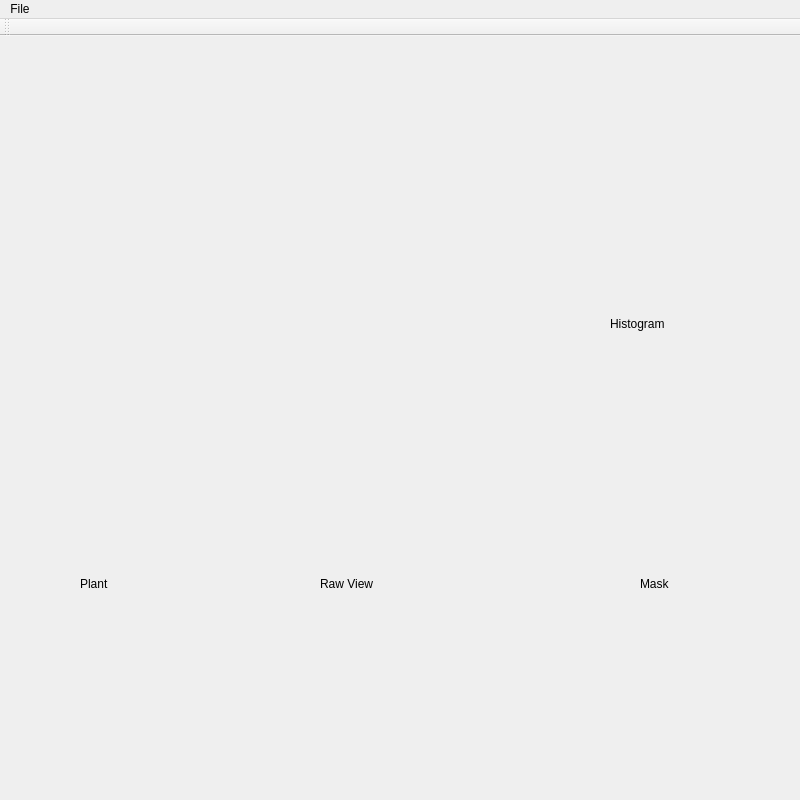
<?xml version="1.0" encoding="UTF-8"?>
<ui version="4.0">
 <class>MainWindow</class>
 <widget class="QMainWindow" name="MainWindow">
  <property name="geometry">
   <rect>
    <x>0</x>
    <y>0</y>
    <width>800</width>
    <height>800</height>
   </rect>
  </property>
  <property name="minimumSize">
   <size>
    <width>800</width>
    <height>800</height>
   </size>
  </property>
  <property name="maximumSize">
   <size>
    <width>1920</width>
    <height>1080</height>
   </size>
  </property>
  <property name="windowTitle">
   <string>Photogon Main Men</string>
  </property>
  <property name="autoFillBackground">
   <bool>false</bool>
  </property>
  <widget class="QWidget" name="centralWidget">
   <property name="enabled">
    <bool>true</bool>
   </property>
   <widget class="QWidget" name="horizontalLayoutWidget">
    <property name="geometry">
     <rect>
      <x>20</x>
      <y>560</y>
      <width>761</width>
      <height>201</height>
     </rect>
    </property>
    <layout class="QHBoxLayout" name="horizontalLayout">
     <item>
      <widget class="QLabel" name="labels1">
       <property name="minimumSize">
        <size>
         <width>0</width>
         <height>0</height>
        </size>
       </property>
       <property name="text">
        <string/>
       </property>
      </widget>
     </item>
     <item>
      <widget class="QLabel" name="labels3">
       <property name="text">
        <string/>
       </property>
      </widget>
     </item>
     <item>
      <widget class="QLabel" name="labels2">
       <property name="text">
        <string/>
       </property>
      </widget>
     </item>
    </layout>
   </widget>
   <widget class="QLabel" name="label">
    <property name="geometry">
     <rect>
      <x>80</x>
      <y>540</y>
      <width>59</width>
      <height>16</height>
     </rect>
    </property>
    <property name="text">
     <string>Plant</string>
    </property>
   </widget>
   <widget class="QLabel" name="label_2">
    <property name="geometry">
     <rect>
      <x>320</x>
      <y>540</y>
      <width>59</width>
      <height>16</height>
     </rect>
    </property>
    <property name="text">
     <string>Raw View</string>
    </property>
   </widget>
   <widget class="QLabel" name="label_3">
    <property name="geometry">
     <rect>
      <x>640</x>
      <y>540</y>
      <width>59</width>
      <height>16</height>
     </rect>
    </property>
    <property name="text">
     <string>Mask</string>
    </property>
   </widget>
   <widget class="QLabel" name="histogram">
    <property name="geometry">
     <rect>
      <x>500</x>
      <y>310</y>
      <width>280</width>
      <height>200</height>
     </rect>
    </property>
    <property name="text">
     <string/>
    </property>
   </widget>
   <widget class="QLabel" name="label_4">
    <property name="geometry">
     <rect>
      <x>610</x>
      <y>280</y>
      <width>71</width>
      <height>16</height>
     </rect>
    </property>
    <property name="text">
     <string>Histogram</string>
    </property>
   </widget>
  </widget>
  <widget class="QMenuBar" name="menuBar">
   <property name="geometry">
    <rect>
     <x>0</x>
     <y>0</y>
     <width>800</width>
     <height>22</height>
    </rect>
   </property>
   <widget class="QMenu" name="menuFile">
    <property name="title">
     <string>File</string>
    </property>
   </widget>
   <addaction name="menuFile"/>
  </widget>
  <widget class="QToolBar" name="mainToolBar">
   <attribute name="toolBarArea">
    <enum>TopToolBarArea</enum>
   </attribute>
   <attribute name="toolBarBreak">
    <bool>false</bool>
   </attribute>
  </widget>
 </widget>
 <layoutdefault spacing="6" margin="11"/>
 <resources/>
 <connections/>
</ui>
